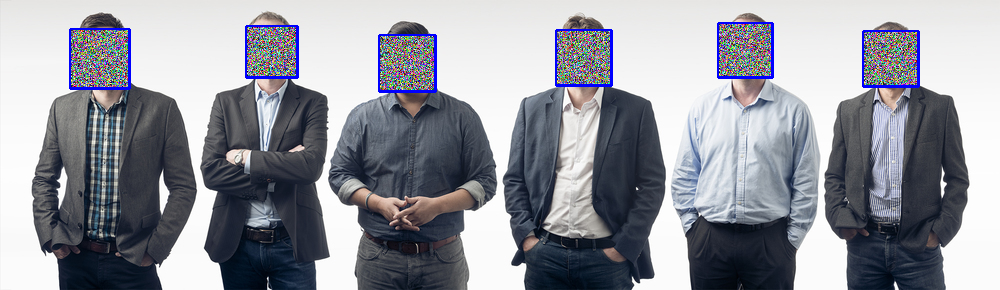
#> input picture ppl1.png, 1000 x 290 px, found by its file name
$ jupyter execute sqr.ipynb
#> lines starting #> are read from the running program, lines starting #| are printed output that depends on the picture
[cell 1]
import numpy as np
from PIL import Image, ImageFilter

[cell 2]
# Open image and make into Numpy array
im = Image.open('/img/ppl1.png').convert('RGB')
#> im is the input picture: PIL image 1000x290 RGB; mean R, G, B 147.3, 149.5, 157.4
na = np.array(im)
orig = na.copy()    # Save original
print(na)
#> (printed output is left out)

[cell 3]
# Median filter to remove outliers
im = im.filter(ImageFilter.MedianFilter(3))
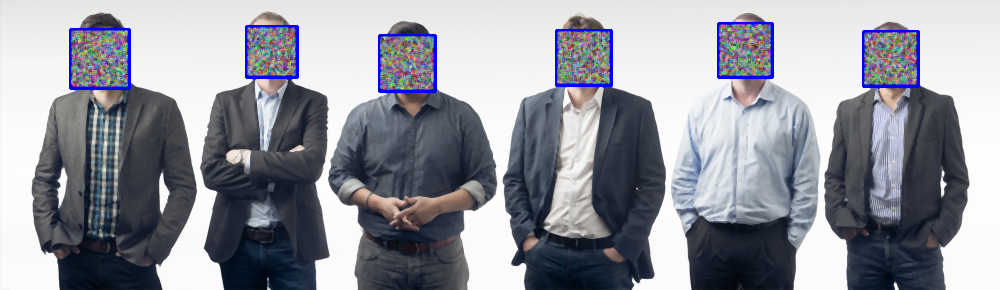
#> im: PIL image 1000x290 RGB; mean R, G, B 147.1, 149.2, 157.7

[cell 4]
# Find X,Y coordinates of all yellow pixels
yellowY, yellowX = np.where(np.all(na==[0, 0, 255],axis=2))
#> yellowY = 3306 values from 22 to 92; yellowX = 3306 values, max 919 at index 647, min 69 at index 313, mean 499
#yellowY2, yellowX2= np.where(np.all(na==[0, 0, 255],axis=-2))
zipped = np.column_stack((yellowX,yellowY))
#> zipped = 3306 pairs, first value 69 to 919, second value 22 to 92
print("xipp",zipped)
#> (printed output is left out)

[cell 5]
uniqueY = list(yellowY)
#> uniqueY = 3306 values from 22 to 92
print(uniqueY)
#> (printed output is left out)
uniqueX= list(set(yellowX))
#> uniqueX = 348 values from 69 to 919
print(uniqueX)
uniquesetX={uniqueX[0]}
#> uniquesetX = 1 item
uniquesetY={uniqueY[0]}
#> uniquesetY = 1 item

[cell 6]
for x in range(0,len(uniqueX)-1):
  if(uniqueX[x+1]-uniqueX[x]>=2):
    uniquesetX.add(uniqueX[x])
    uniquesetX.add(uniqueX[x+1])
#> after the loop, uniquesetX = 11 items
uniquesetX.add(uniqueX[len(uniqueX)-1])
uniquesetX=sorted(uniquesetX)
#> uniquesetX = [69, 130, 245, 298, 378, 436, 555, 612, 717, 773, 862, 919]
print(uniquesetX)
uniquesetY=list()
for a in uniquesetX:
  for x,y in zipped:
    if(a==x):
      uniquesetY.append(y)
  print("nextx",a)
  print(uniquesetY)
#> this loop made 12 passes
#> a on passes 1 to 12: 69, 130, 245, 298, 378, 436, 555, 612, 717, 773, 862, 919
#> after the loop, uniquesetY = 672 values, max 91 at index 280, min 23 at index 450, mean 56.62

print(uniquesetY)

uniqueset2Y=list()
uniqueset2Y.append(uniquesetY[0])
for x in range(0,len(uniquesetY)-1):
  if(uniquesetY[x+1]-uniquesetY[x]!=1):
    uniqueset2Y.append(uniquesetY[x])
    uniqueset2Y.append(uniquesetY[x+1])
#> after the loop, uniqueset2Y = [29, 88, 29, 88, 26, 77, 26, 77, 35, 91, 35, 91, 30, 85, 30, 85, 23, 77, 23, 77, 31, 86, 31]
uniqueset2Y.append(uniquesetY[len(uniquesetY)-1])
print("uniqesetY",uniqueset2Y)
uniqueset3Y=list()
for x in range(0,len(uniqueset2Y),4):
  uniqueset3Y.append(uniqueset2Y[x])
  uniqueset3Y.append(uniqueset2Y[x+1])
#> this loop made 6 passes
#> x on passes 2 to 6: 4, 8, 12, 16, 20
#> after the loop, uniqueset3Y = [29, 88, 26, 77, 35, 91, 30, 85, 23, 77, 31, 86]
print("tellmefinal")
print(uniqueset3Y)
# [31 lines of commented-out code are left out]

[cell 7]
import cv2
img = cv2.imread('/img/ppl1.png')
for i in range(0,len(uniquesetX)-1,2):
  a=uniqueset3Y[i]
  b=uniqueset3Y[i+1]
  c=uniquesetX[i]
  d=uniquesetX[i+1]
  print(i,a,b,c,d)
  face=img[a:b,c:d]
#> this loop made 6 passes
#> (i, a, b, c, d) on passes 3 to 6: (4, 35, 91, 378, 436), (6, 30, 85, 555, 612), (8, 23, 77, 717, 773), (10, 31, 86, 862, 919)
#> (a, b, c, d) on passes 1 to 2: (29, 88, 69, 130), (26, 77, 245, 298)
#> pass 1, `face=img[a:b,c:d]`:
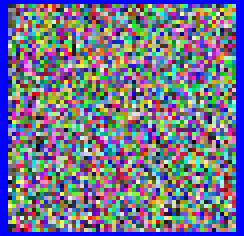
#> face: shape (59, 61, 3) (shown 4 times larger); mean B, G, R 140.9, 115.5, 115
#> pass 2, `face=img[a:b,c:d]`:
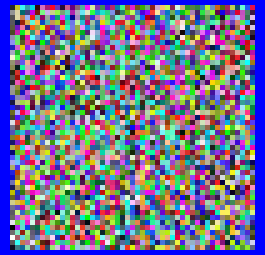
#> face: shape (51, 53, 3) (shown 5 times larger); mean B, G, R 143.5, 113.1, 112.5
#> pass 3, `face=img[a:b,c:d]`:
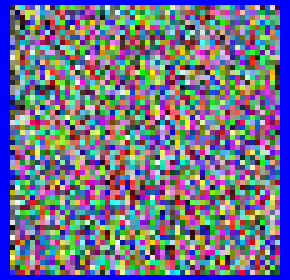
#> face: shape (56, 58, 3) (shown 5 times larger); mean B, G, R 140.2, 113.5, 113.8

cv2.imwrite("ans1.jpg", face)
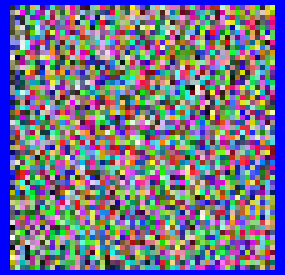
#> saved as ans1.jpg: shape (55, 57, 3) (shown 5 times larger); mean B, G, R 139.4, 114.3, 115.6


# face = img[30:87, 70:129]
cv2.imwrite("ans1.jpg", face)
cv2.waitKey(0)
